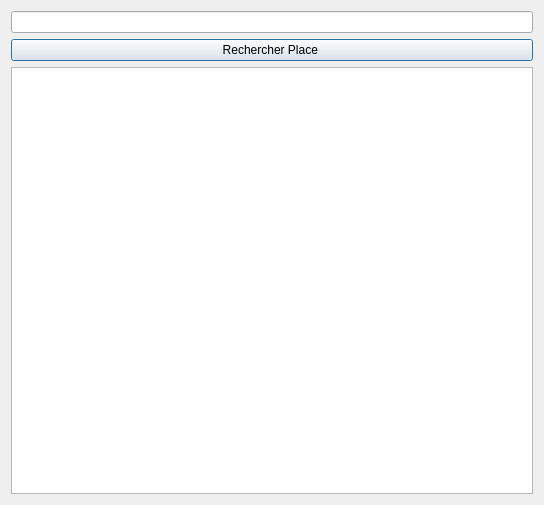
<?xml version="1.0" encoding="UTF-8"?>
<ui version="4.0">
 <class>placedispo</class>
 <widget class="QDialog" name="placedispo">
  <property name="geometry">
   <rect>
    <x>0</x>
    <y>0</y>
    <width>544</width>
    <height>505</height>
   </rect>
  </property>
  <property name="windowTitle">
   <string>Dialog</string>
  </property>
  <layout class="QVBoxLayout" name="verticalLayout">
   <item>
    <widget class="QLineEdit" name="txtNum"/>
   </item>
   <item>
    <widget class="QPushButton" name="btnFind">
     <property name="text">
      <string>Rechercher Place </string>
     </property>
    </widget>
   </item>
   <item>
    <layout class="QHBoxLayout" name="horizontalLayout"/>
   </item>
   <item>
    <widget class="QTableView" name="tableView"/>
   </item>
  </layout>
 </widget>
 <resources/>
 <connections/>
</ui>
